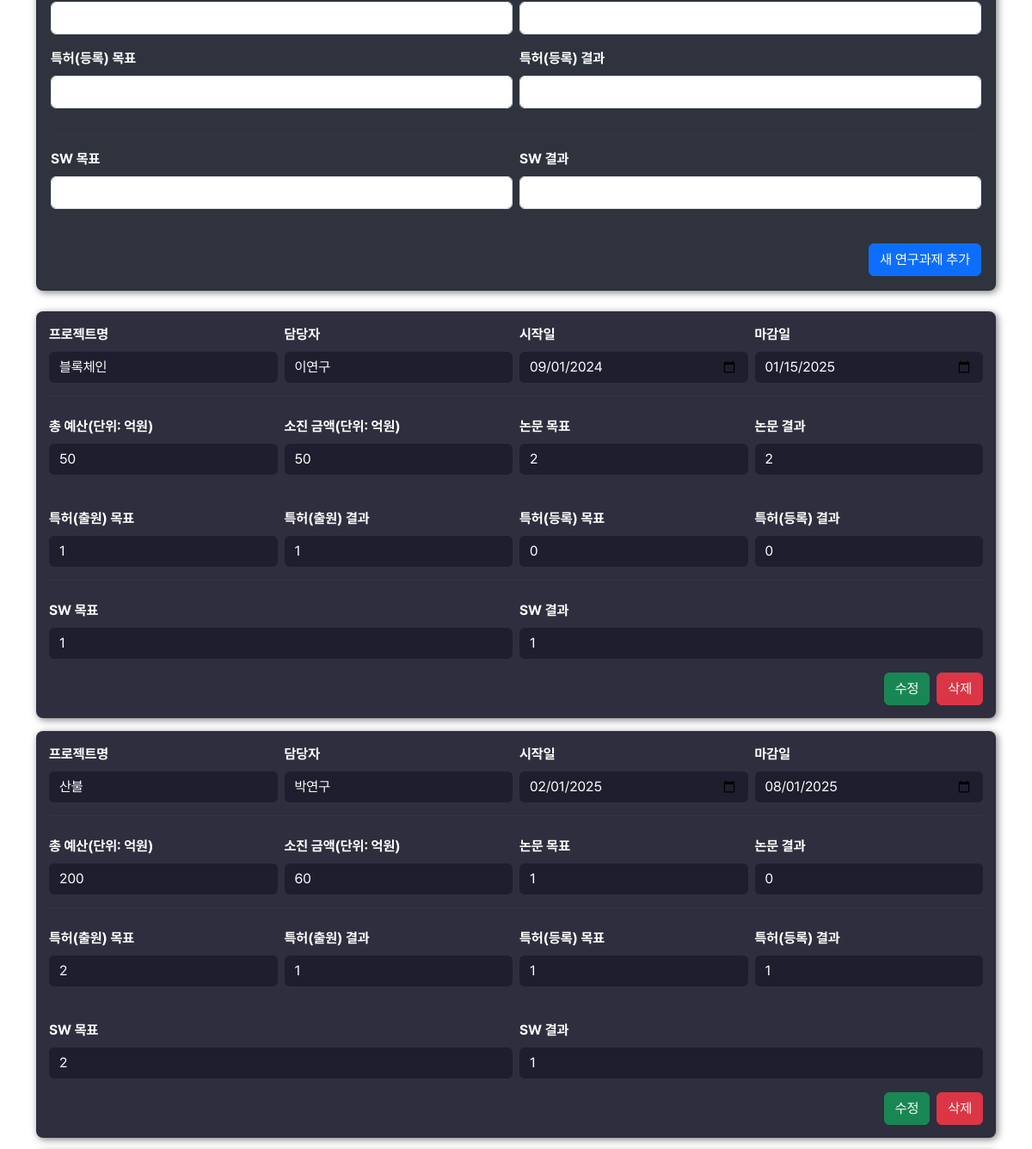
/update (middle part), run on an earlier commit of the app's database.
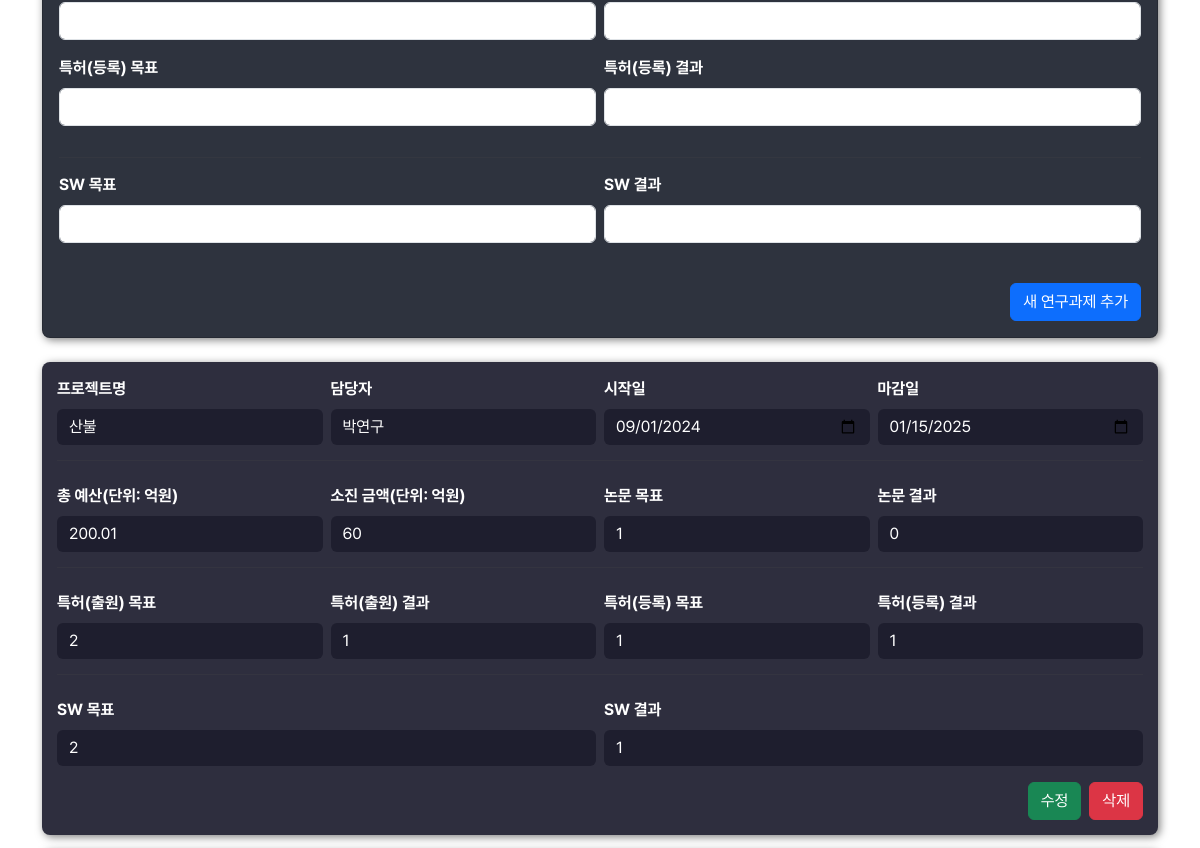
And on a later commit of the database.
### tables this page shows
CREATE TABLE projects (
            id INTEGER PRIMARY KEY AUTOINCREMENT,
            name TEXT NOT NULL,
            manager TEXT NOT NULL,
            start_date TEXT NOT NULL,
            end_date TEXT NOT NULL,
            total_cost INTEGER NOT NULL,
            current_expenditure INTEGER NOT NULL,
            goal_papers INTEGER DEFAULT 0,
            current_papers INTEGER DEFAULT 0,
            goal_patents_filed INTEGER DEFAULT 0,
            current_patents_filed INTEGER DEFAULT 0,
            goal_patents_registered INTEGER DEFAULT 0,
            current_patents_registered INTEGER DEFAULT 0,
            goal_software INTEGER DEFAULT 0,
            current_software INTEGER DEFAULT 0
        );

### routes.py (the view, shortened to what this page needs)
@update_blueprint.route('/update', methods=['GET', 'POST'])
def update():
    projects = get_projects()
    for project in projects:
        project["progress"] = calculate_progress(project["start_date"], project["end_date"])
    return render_template('update.html', projects=projects)

### app.py (called while the page is built)
@app.after_request
def add_header(response):
    response.headers["Cache-Control"] = "no-store, no-cache, must-revalidate, public, max-age=0"
    response.headers["Pragma"] = "no-cache"
    response.headers["Expires"] = "0"
    return response

### utils.py (called while the page is built)
def calculate_progress(start_date, end_date):
    start = datetime.datetime.strptime(start_date, "%Y-%m-%d").date()
    end = datetime.datetime.strptime(end_date, "%Y-%m-%d").date()
    total_days = (end - start).days
    elapsed_days = (today - start).days
    if elapsed_days <= 0:
        return 0  # 시작 전
    if elapsed_days >= total_days:
        return 100  # 완료됨
    return round((elapsed_days / total_days) * 100, 1)

### templates/update.html (shortened to what this page needs)
<!DOCTYPE html>
<html lang="ko">
<head>
  <link rel="stylesheet" href="https://cdn.jsdelivr.net/npm/bootstrap@5.3.0/dist/css/bootstrap.min.css">
  <link rel="stylesheet" href="{{ url_for('static', filename='font/pretendard.css') }}">
  <link rel="stylesheet" href="{{ url_for('static', filename='font/pretendard-subset.css') }}">
</head>
<body class="container mt-4">
  <div class="card mb-4" style="background-color:#2e333e; border-radius:8px; box-shadow:2px 2px 8px rgba(0,0,0,0.5);">
    <div class="card-body">
      <form method="post">
        <div class="row g-2">
          <div class="col-md-6 mb-3">
            <input type="number" class="form-control" name="goal_patents_filed" id="goal_patents_filed" required>
          </div>
          <div class="col-md-6 mb-3">
            <input type="number" class="form-control" name="current_patents_filed" id="current_patents_filed" required>
          </div>
        </div>
        <div class="row g-2">
          <div class="col-md-6 mb-3">
            <label for="goal_patents_registered" class="form-label text-white">특허(등록) 목표</label>
            <input type="number" class="form-control" name="goal_patents_registered" id="goal_patents_registered" required>
          </div>
          <div class="col-md-6 mb-3">
            <label for="current_patents_registered" class="form-label text-white">특허(등록) 결과</label>
            <input type="number" class="form-control" name="current_patents_registered" id="current_patents_registered" required>
          </div>
        </div>
        <hr class="form-divider">
        <div class="row g-2">
          <div class="col-md-6">
            <label for="goal_software" class="form-label text-white">SW 목표</label>
            <input type="number" class="form-control" name="goal_software" id="goal_software" required>
          </div>
          <div class="col-md-6">
            <label for="current_software" class="form-label text-white">SW 결과</label>
            <input type="number" class="form-control" name="current_software" id="current_software" required>
          </div>
        </div>
        <div class="row g-2">
          <p>
            <br>
          </p>
        </div>
        <div class="d-flex justify-content-end">
          <button type="submit" class="btn btn-primary" onclick="return confirm('새 연구과제를 추가하시겠습니까?')">새 연구과제 추가</button>
        </div>
      </form>
    </div>
  </div>
  <div class="mb-5">
    {% for project in projects %}
    <div class="project-card">
      <form method="post" class="project-form">
        <div class="row g-2 align-items-center">
          <div class="col-md-3">
            <label class="form-label">프로젝트명</label>
            <input type="text" name="name" value="{{ project.name }}" class="form-control" required>
          </div>
          <div class="col-md-3">
            <label class="form-label">담당자</label>
            <input type="text" name="manager" value="{{ project.manager }}" class="form-control" required>
          </div>
          <div class="col-md-3">
            <label class="form-label">시작일</label>
            <input type="date" name="start_date" value="{{ project.start_date }}" class="form-control" required>
          </div>
          <div class="col-md-3">
            <label class="form-label">마감일</label>
            <input type="date" name="end_date" value="{{ project.end_date }}" class="form-control" required>
          </div>
        </div>
        <hr class="form-divider">
        <div class="row g-2 mt-2">
          <div class="col-md-3">
            <label class="form-label">총 예산(단위: 억원)</label>
            <input type="number" name="total_cost" value="{{ project.total_cost }}"  step="0.01" class="form-control" required>
          </div>
          <div class="col-md-3">
            <label class="form-label">소진 금액(단위: 억원)</label>
            <input type="number" name="current_expenditure" value="{{ project.current_expenditure }}"  step="0.01" class="form-control" required>
          </div>
          <div class="col-md-3">
            <label class="form-label">논문 목표</label>
            <input type="number" name="goal_papers" value="{{ project.goal_papers }}" class="form-control" required>
          </div>
          <div class="col-md-3">
            <label class="form-label">논문 결과</label>
            <input type="number" name="current_papers" value="{{ project.current_papers }}" class="form-control" required>
          </div>
        </div>
        <hr class="form-divider">
        <div class="row g-2 mt-2">
          <div class="col-md-3">
            <label class="form-label">특허(출원) 목표</label>
            <input type="number" name="goal_patents_filed" value="{{ project.goal_patents_filed }}" class="form-control" required>
          </div>
          <div class="col-md-3">
            <label class="form-label">특허(출원) 결과</label>
            <input type="number" name="current_patents_filed" value="{{ project.current_patents_filed }}" class="form-control" required>
          </div>
          <div class="col-md-3">
            <label class="form-label">특허(등록) 목표</label>
            <input type="number" name="goal_patents_registered" value="{{ project.goal_patents_registered }}" class="form-control" required>
          </div>
          <div class="col-md-3">
            <label class="form-label">특허(등록) 결과</label>
            <input type="number" name="current_patents_registered" value="{{ project.current_patents_registered }}" class="form-control" required>
          </div>
        </div>
        <hr class="form-divider">
        <div class="row g-2 mt-2">
          <div class="col-md-6">
            <label class="form-label">SW 목표</label>
            <input type="number" name="goal_software" value="{{ project.goal_software }}" class="form-control" required>
          </div>
          <div class="col-md-6">
            <label class="form-label">SW 결과</label>
            <input type="number" name="current_software" value="{{ project.current_software }}" class="form-control" required>
          </div>
        </div>
        <div class="mt-3 d-flex justify-content-end">
          <button type="submit" name="action" value="update" class="btn btn-success me-2" onclick="return confirm('수정하시겠습니까?')">수정</button>
          <button type="submit" name="action" value="delete" class="btn btn-danger" onclick="return confirm('삭제하시겠습니까?')">삭제</button>
        </div>
      </form>
    </div>
    {% endfor %}
  </div>
</body>
</html>

### templates/update.html (style rules this page uses)
* { font-family: 'Pretendard', sans-serif; }
.project-card { background-color: #2E2E3E; border-radius: 8px; box-shadow: 2px 2px 8px rgba(0,0,0,0.5); padding: 15px; margin-bottom: 15px; color: white; }
.project-form .form-control { background-color: #1E1E2E; border: none; color: white; }
.form-label { font-weight: bold; }
.form-divider { border-top: 1px solid #444; margin: 15px 0; }

What changed in the data, as far as the page shows it:
removed projects: name "블록체인", manager "이연구", start_date "09/01/2024", end_date "01/15/2025", total_cost "50", current_expenditure "50", goal_papers "2", current_papers "2", goal_patents_filed "1", current_patents_filed "1", goal_patents_registered "0", current_patents_registered "0", goal_software "1", current_software "1"
changed projects "산불": start_date "02/01/2025" → "09/01/2024"; end_date "08/01/2025" → "01/15/2025"; total_cost "200" → "200.01"
